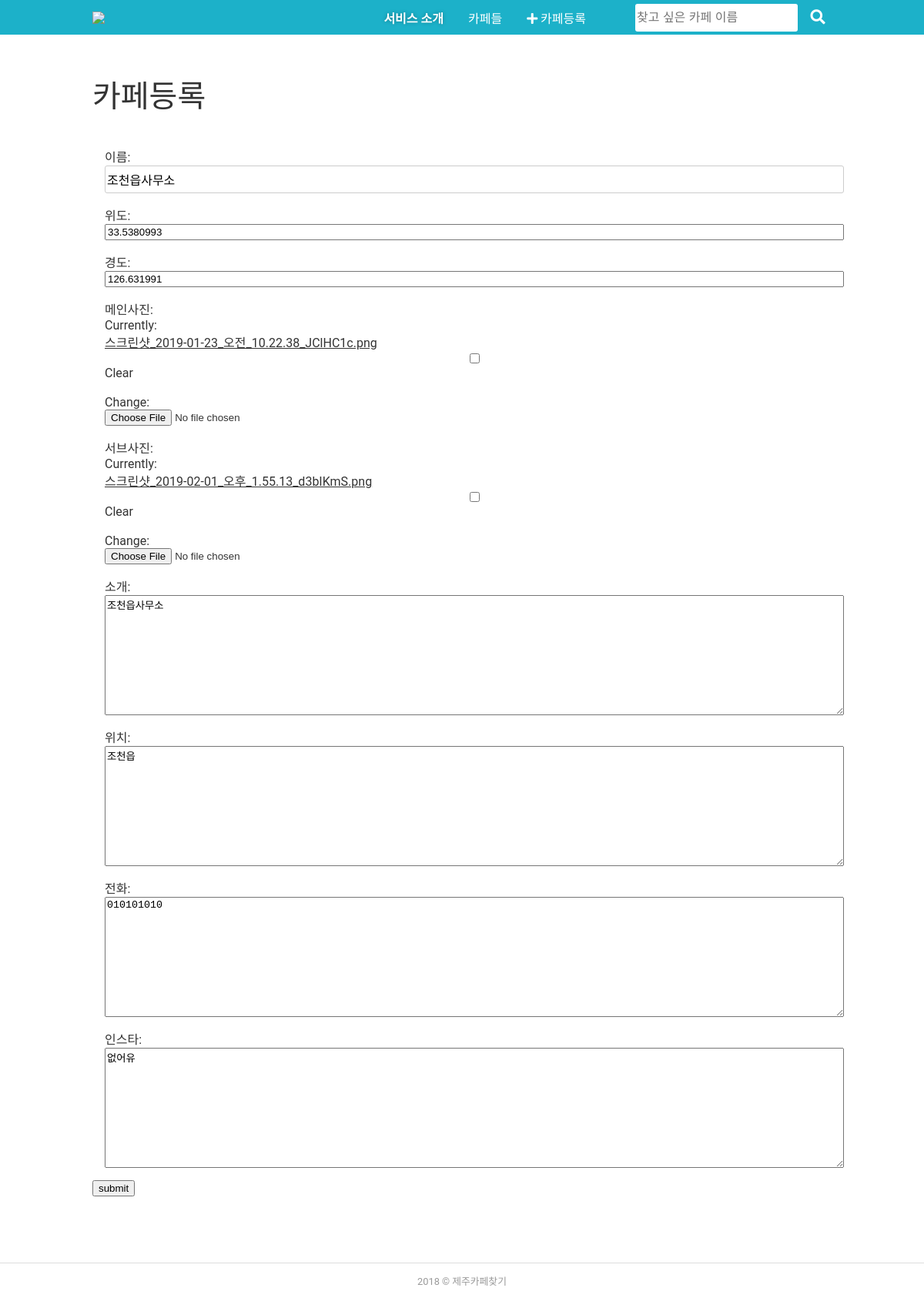
The app's page /cafe/edit/24 with its own data.
### main/models.py (models this page shows, shortened)
class Cafe(models.Model):
    이름 = models.CharField(max_length = 50)
    위도 = models.FloatField(null=True)
    경도 = models.FloatField(null=True)
    메인사진 = models.ImageField(blank=True, null=True)
    서브사진 = models.ImageField(blank=True, null=True)
    publishedDate = models.DateTimeField(blank=True, null=True)
    modifiedDate = models.DateTimeField(blank=True, null=True)   # blank=True는 어드민 계정으로 접속했을 때 빈칸이 없어야 한다는
    소개 = models.TextField()
    위치 = models.TextField(null=True)
    전화 = models.TextField(null=True)
    인스타 = models.TextField(null=True)
    tag = TaggableManager(blank=True)   # tag 만 관리하는 라이브러리

### main/views.py (the view)
# urls.py: path('edit/<int:pk>', cafe_update, name='cafe_edit'),
def cafe_update(request, pk):
    cafeobj = Cafe.objects.get(pk=pk)
    cafe = get_object_or_404(Cafe, pk=pk)
    form = CafeForm(request.POST or None, instance=cafe)
    if form.is_valid():
        form.save()
        return redirect('../cafelist')
    return render(request, 'main/cafe/update.html', {'form':form, 'cafeobj':cafeobj})

### main/forms.py
class CafeForm(forms.ModelForm):
    class Meta:
        model = Cafe
        fields = ('이름', '위도', '경도', '메인사진', '서브사진', '소개', '위치', '전화', '인스타')

### main/templates/main/cafe/update.html (shortened to what this page needs)
{% extends "main/cafe/base.html" %}
{% block content %}
{% load staticfiles %}
    <div class="content-area">
        <article class="page-content">
            <div class="grid">
                <header>
                    <h1>카페등록</h1>
                </header>
                <form method="POST" action="/cafe/edit/{{cafeobj.pk}}" enctype="multipart/form-data">
                    {{ form.as_ul }}
                    <button type="submit">submit</button>
                </form>
            </div>
        </article>
    </div>
    <footer class="global-footer">
        <div class="grid">
            <p class="copyright">
                2018 &copy; 제주카페찾기
            </p>
        </div>
    </footer>
</div>
</body>
{% endblock content %}

### static/css/main.css (style rules this page uses)
html, body, h1, h2, h3, h4, h5, h6, p, blockquote, code, figure, img, dl, dt, dd, ol, ul, li, fieldset, legend, caption { margin: 0; padding: 0; border: 0; }
div, span, article, section, header, footer, p, ul, li, figure, a, fieldset, legend, label, input { box-sizing: border-box; }
html { height: 100%; color: #333; font-family: 'Noto Sans KR', Roboto, sans-serif; }
a { display: inline-block; color: #333; }
li { list-style: none; }
input[type='text'], input[type='password'], input[type='search'], input[type='email'] { height: 36px; border: 1px solid #ccc; border-radius: 3px; font-size: 1rem; background: white; }
.grid { padding: 0 20px; }
.content-area { flex: 1; padding: 2rem 0; }
.global-footer { margin-top: 3em; padding: 1em 0 2em; border-top: 1px solid #ddd; color: #999; text-align: center; font-size: 0.8rem; }
.page-content h1 { margin-bottom: 1em; font-size: 2.5rem; font-weight: 200; }
@media (min-width: 800px) { body { min-height: 100%; } }
@media (min-width: 800px) { .grid { max-width: 1000px; margin: 0 auto; } }
@media (min-width: 800px) { .content-area { padding-top: 3rem; padding-bottom: 3rem; } }

### static/css/form.css (style rules this page uses)
form > li { display: flex; flex-direction: column; width: 60rem; margin: 1em; }

### records on screen
Cafe: as_ul "조천읍사무소", as_ul "33.5380993", as_ul "126.631991", as_ul "조천읍", as_ul "010101010", as_ul "없어유"
